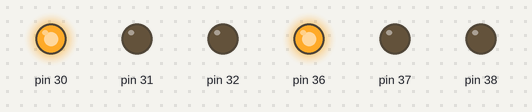
Recording of a sketch running on a simulated Arduino Mega 2560, built with avr-gcc and run on an emulated ATmega2560. Parts: output pins drawn as LEDs (lit = HIGH).

Above: at 1.0 s.
At 6.0 s:
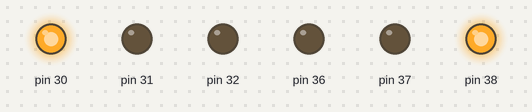
At 10.5 s:
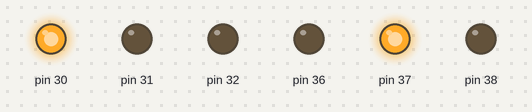
At 17.0 s:
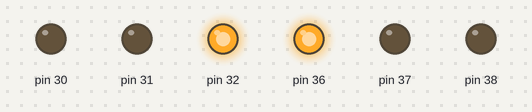
At 21.5 s:
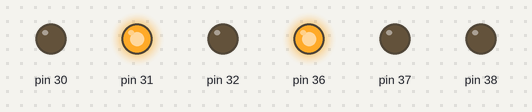
Timing chart, 0 to 28.6 s (numbered marks = the images above):
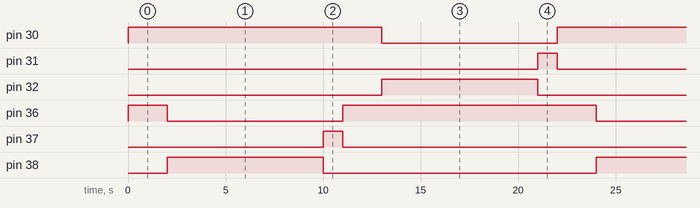

Measured:
- by itself, pin 30: alternates HIGH for 13.0 s and LOW for 9.0 s
- by itself, pin 31, pin 37: alternates HIGH for 1.0 s and LOW for 21.0 s
- by itself, pin 32, pin 38: alternates HIGH for 8.0 s and LOW for 14.0 s
- by itself, pin 36: repeats every 22.0 s: LOW 9.0 s, HIGH 13.0 s

The sketch:

Sortides_2.1.ino
```cpp
/*************************************************************************
**                                                                      **
**                     Entrades-Sortides digitals                       **
**                                                                      **
*************************************************************************/

//*******  Includes  *****************************************************


//*******  Variables  ****************************************************


//*******  Setup  ********************************************************
void setup(){
  Serial.begin(9600);
  pinMode (30, OUTPUT);
  pinMode (31, OUTPUT);
  pinMode (32, OUTPUT);
  pinMode (36, OUTPUT);
  pinMode (37, OUTPUT);
  pinMode (38, OUTPUT);

}

//*******  Loop  *********************************************************
void loop(){
  //Semafor B
  digitalWrite ( 30, HIGH);
  digitalWrite ( 36, HIGH);
  delay (2000);

  digitalWrite ( 36, LOW);
  digitalWrite ( 38, HIGH);
  delay(8000);

  digitalWrite ( 38, LOW);
  digitalWrite ( 37, HIGH);
  delay(1000);

  digitalWrite ( 37, LOW);
  digitalWrite ( 36, HIGH);
  delay (2000);

  //Semafor A

  digitalWrite ( 30, LOW);
  digitalWrite ( 32, HIGH);
  delay(8000);

  digitalWrite ( 32, LOW);
  digitalWrite ( 31, HIGH);
  delay(1000);

  digitalWrite ( 31, LOW);


}
```
